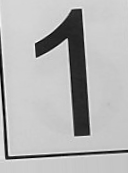
#> input picture tensorflow_class/data/1/data_0_1087.png, 128 x 173 px; its folder holds only this picture in this run
$ python SVM_train.py
#> lines starting #> are read from the running program, lines starting #| are printed output that depends on the picture; after the words box and inside, x2 and y2 are one past the last pixel; in counts of white or black regions, pixels touching at a corner belong together
import numpy as np
import cv2
from sklearn import svm
import joblib
import os
from pathlib import Path
import time

filePath = './data'


# read all img path
def allFilePath(filePath):
    directory = Path(filePath)
    file_list = []
    for i in directory.iterdir():
        for j in i.iterdir():
            file_list.append(j)
    return file_list


def label_mat_create(file_list):
    label = []
    fileNumber = len(file_list)
    dataMat = np.zeros((fileNumber, 32 * 32))
    for i in range(fileNumber):
        # label
        fileName = file_list[i].stem
        label_num = fileName[0]
        label.append(label_num)
        # mat
        str_dir = str(file_list[i])
        # print(type(str_dir),str_dir)
        img = cv2.imread(str_dir, cv2.IMREAD_GRAYSCALE)
#> img is the input picture: shape (173, 128); min 0, max 255, mean 180.8
        ret, img = cv2.threshold(img, 160, 255, cv2.THRESH_BINARY)
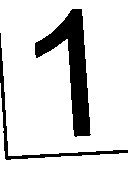
#> img: shape (173, 128); 84.7% white; 2 black regions, box (x1, y1, x2, y2) and area: (35, 9, 91, 137) 2641, (0, 33, 128, 160) 756
        img = np.reshape(img, (1, -1))
#> (the run stopped early here; a loop or call above may not have finished)
